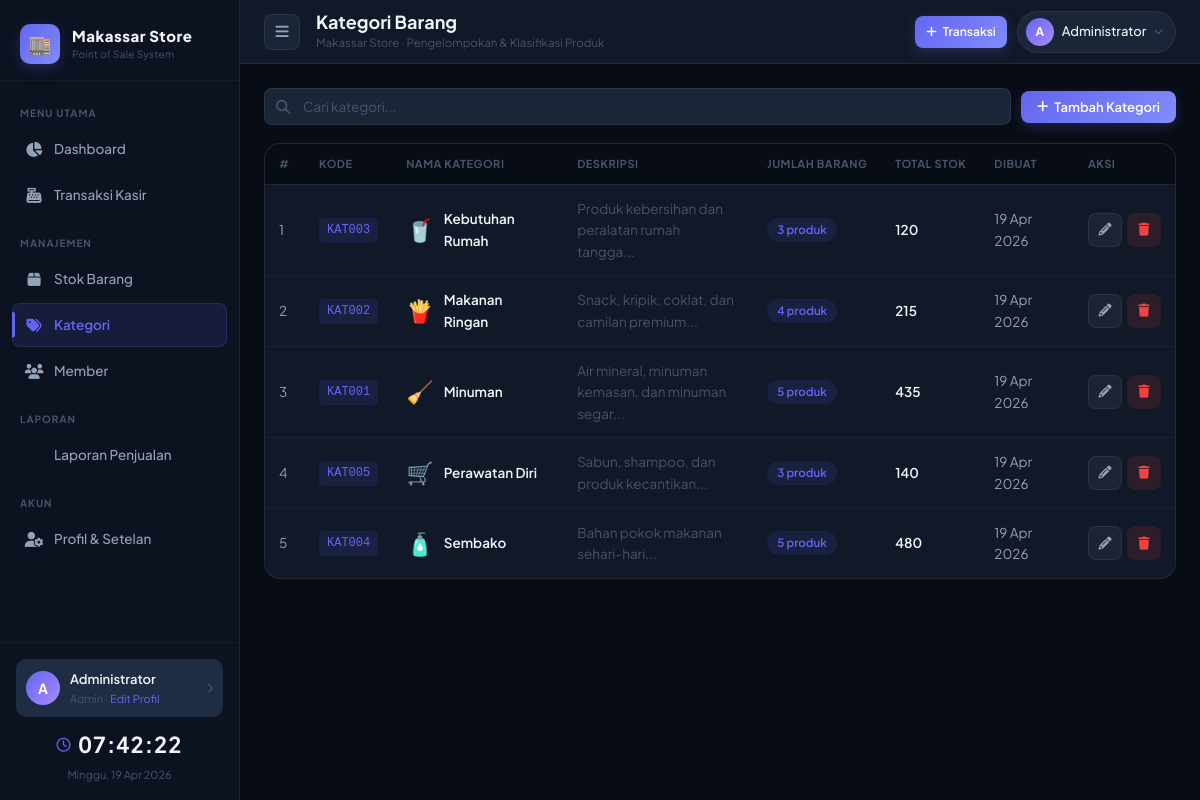
Screenshot of /kategori.php (signed in) with the database file from the repository.
### tables this page shows
CREATE TABLE IF NOT EXISTS `tbl_kategori` (
    `id`            INT          NOT NULL AUTO_INCREMENT,
    `kode_kategori` VARCHAR(10)  NOT NULL,
    `nama_kategori` VARCHAR(100) NOT NULL,
    `deskripsi`     TEXT,
    `created_at`    TIMESTAMP    NOT NULL DEFAULT CURRENT_TIMESTAMP,
    PRIMARY KEY (`id`),
    UNIQUE KEY `uq_kode_kategori` (`kode_kategori`)
);

### kategori.php (the view, shortened to what this page needs)
<?php
$db = getDB();
$kategoriList = $db->query("
    SELECT k.*, COUNT(b.id) as total_barang, COALESCE(SUM(b.stok),0) as total_stok
    FROM tbl_kategori k
    LEFT JOIN tbl_barang b ON k.id = b.id_kategori
    GROUP BY k.id
    ORDER BY k.nama_kategori ASC
");
include 'includes/header.php';
?>
<div class="toolbar">
    <div class="search-input-wrap">
        <i class="fa-solid fa-search"></i>
        <input type="text" class="form-control" id="searchInput" placeholder="Cari kategori...">
    </div>
    <button class="btn btn-primary" onclick="openModal('modalKategori');resetKatForm()">
        <i class="fa-solid fa-plus"></i> Tambah Kategori
    </button>
</div>
<div class="card">
    <div class="table-wrap">
        <table class="data-table" id="tableKategori">
            <thead>
                <tr>
                    <th width="40">#</th>
                    <th>Kode</th>
                    <th>Nama Kategori</th>
                    <th>Deskripsi</th>
                    <th>Jumlah Barang</th>
                    <th>Total Stok</th>
                    <th>Dibuat</th>
                    <th width="100">Aksi</th>
                </tr>
            </thead>
            <tbody>
                <?php
                $emojis = ['🥤','🍟','🧹','🛒','🧴','🏠','📱','👗','✏️','🔧'];
                $no = 1; $ei = 0;
                while ($k = $kategoriList->fetch_assoc()):
                    $emoji = $emojis[$ei++ % count($emojis)];
                ?>
                <tr id="kat-row-<?= $k['id'] ?>">
                    <td class="text-muted"><?= $no++ ?></td>
                    <td><span class="td-code"><?= htmlspecialchars($k['kode_kategori']) ?></span></td>
                    <td>
                        <div style="display:flex;align-items:center;gap:10px">
                            <span style="font-size:22px"><?= $emoji ?></span>
                            <span class="td-primary"><?= htmlspecialchars($k['nama_kategori']) ?></span>
                        </div>
                    </td>
                    <td style="color:var(--text-muted);max-width:220px"><?= $k['deskripsi'] ? htmlspecialchars(substr($k['deskripsi'],0,60)).'...' : '-' ?></td>
                    <td>
                        <span class="badge badge-primary"><?= $k['total_barang'] ?> produk</span>
                    </td>
                    <td class="td-primary"><?= number_format($k['total_stok']) ?></td>
                    <td class="text-muted"><?= date('d M Y', strtotime($k['created_at'])) ?></td>
                    <td>
                        <div style="display:flex;gap:5px">
                            <button class="btn btn-icon btn-ghost" onclick='editKategori(<?= json_encode($k) ?>)' title="Edit">
                                <i class="fa-solid fa-pencil"></i>
                            </button>
                            <button class="btn btn-icon" style="background:var(--danger-soft);color:var(--danger)" onclick="hapusKategori(<?= $k['id'] ?>,'<?= htmlspecialchars($k['nama_kategori'],ENT_QUOTES) ?>')" title="Hapus">
                                <i class="fa-solid fa-trash"></i>
                            </button>
                        </div>
                    </td>
                </tr>
                <?php endwhile; ?>
            </tbody>
        </table>
    </div>
</div>
<?php include 'includes/footer.php'; ?>

### assets/css/style.css (style rules this page uses)
:root { --bg-base: #080c14; --bg-sidebar: #0c1220; --bg-card: #111827; --bg-card-2: #162032; --bg-modal: #0f1825; --bg-input: #1a2638; --bg-hover: #1e2d44; --border: rgba(255,255,255,0.07); --border-light: rgba(255,255,255,0.04); --primary: #6366f1; --primary-h: #4f46e5; --primary-glow: rgba(99,102,241,0.25); --primary-soft: rgba(99,102,241,0.12); --amber: #f59e0b; --amber-h: #d97706; --amber-glow: rgba(245,158,11,0.25); --amber-soft: rgba(245,158,11,0.12); --success: #10b981; --success-soft: rgba(16,185,129,0.12); --danger: #ef4444; --danger-soft: rgba(239,68,68,0.12); --warning: #f59e0b; --info: #3b82f6; --info-soft: rgba(59,130,246,0.12); --text: #f1f5f9; --text-sec: #94a3b8; --text-muted: #475569; --sidebar-w: 260px; --topbar-h: 64px; --radius: 12px; --radius-sm: 8px; --radius-lg: 16px; --radius-xl: 24px; --radius-full: 999px; --shadow-sm: 0 2px 8px rgba(0,0,0,0.3); --shadow-md: 0 4px 24px rgba(0,0,0,0.4); --shadow-lg: 0 8px 40px rgba(0,0,0,0.5); --shadow-glow: 0 0 24px var(--primary-glow); --transition: all 0.2s ease; --transition-s: all 0.15s ease; }
*, *::before, *::after { box-sizing: border-box; margin: 0; padding: 0; }
html { scroll-behavior: smooth; }
body { font-family: 'Plus Jakarta Sans', sans-serif; background: var(--bg-base); color: var(--text); min-height: 100vh; overflow-x: hidden; font-size: 14px; line-height: 1.6; }
button { cursor: pointer; font-family: inherit; }
select, input, textarea { font-family: inherit; }
.card { background: var(--bg-card); border: 1px solid var(--border); border-radius: var(--radius-lg); overflow: hidden; }
.table-wrap { overflow-x: auto; }
table.data-table { width: 100%; border-collapse: collapse; }
table.data-table th { padding: 11px 14px; font-size: 11px; font-weight: 700; color: var(--text-muted); text-transform: uppercase; letter-spacing: 0.5px; text-align: left; background: var(--bg-base); border-bottom: 1px solid var(--border); white-space: nowrap; }
table.data-table td { padding: 13px 14px; font-size: 13.5px; color: var(--text-sec); border-bottom: 1px solid var(--border-light); vertical-align: middle; }
table.data-table tbody tr:last-child td { border-bottom: none; }
.td-primary { color: var(--text) !important; font-weight: 600; }
.td-code { font-size: 12px; color: var(--primary); background: var(--primary-soft); padding: 3px 8px !important; border-radius: 4px; font-family: monospace; display: inline-block; }
.badge { display: inline-flex; align-items: center; gap: 4px; padding: 3px 10px; border-radius: var(--radius-full); font-size: 11.5px; font-weight: 600; }
.badge-primary { background: var(--primary-soft); color: var(--primary); }
.btn { display: inline-flex; align-items: center; gap: 6px; padding: 8px 16px; border-radius: var(--radius-sm); font-size: 13px; font-weight: 600; border: none; transition: var(--transition-s); white-space: nowrap; }
.btn-primary { background: linear-gradient(135deg, var(--primary), #818cf8); color: white; box-shadow: 0 4px 14px var(--primary-glow); }
.btn-ghost { background: rgba(255,255,255,0.05); color: var(--text-sec); border: 1px solid var(--border); }
.btn-icon { width: 34px; height: 34px; padding: 0; justify-content: center; border-radius: var(--radius-sm); }
.form-control { width: 100%; background: var(--bg-input); border: 1.5px solid var(--border); border-radius: var(--radius-sm); color: var(--text); padding: 9px 13px; font-size: 13.5px; transition: var(--transition-s); outline: none; }
.form-control::placeholder { color: var(--text-muted); }
.toolbar { display: flex; align-items: center; gap: 10px; margin-bottom: 18px; flex-wrap: wrap; }
.search-input-wrap { position: relative; flex: 1; min-width: 200px; }
.search-input-wrap i { position: absolute; left: 12px; top: 50%; transform: translateY(-50%); color: var(--text-muted); font-size: 14px; }
.search-input-wrap input { width: 100%; padding-left: 38px; }
.text-muted { color: var(--text-muted); }
@media (max-width: 1200px) { :root { --sidebar-w: 240px; } }

### includes/header.php (style rules this page uses)
.btn { position: relative; overflow: hidden; }
table.data-table tbody tr { animation: rowIn 0.3s ease both; }
table.data-table tbody tr:nth-child(1) { animation-delay: 0.02s; }
table.data-table tbody tr:nth-child(2) { animation-delay: 0.04s; }
table.data-table tbody tr:nth-child(3) { animation-delay: 0.06s; }
table.data-table tbody tr:nth-child(4) { animation-delay: 0.08s; }
table.data-table tbody tr:nth-child(5) { animation-delay: 0.10s; }

### rows the page displays
tbl_kategori: kode_kategori "KAT003", emoji "🥤", nama_kategori "Kebutuhan Rumah", deskripsi "Produk kebersihan dan peralatan rumah tangga", total_barang "3", total_stok "120", created_at "19 Apr 2026"
tbl_kategori: kode_kategori "KAT002", emoji "🍟", nama_kategori "Makanan Ringan", deskripsi "Snack, kripik, coklat, dan camilan premium", total_barang "4", total_stok "215", created_at "19 Apr 2026"
tbl_kategori: kode_kategori "KAT001", emoji "🧹", nama_kategori "Minuman", deskripsi "Air mineral, minuman kemasan, dan minuman segar", total_barang "5", total_stok "435", created_at "19 Apr 2026"
tbl_kategori: kode_kategori "KAT005", emoji "🛒", nama_kategori "Perawatan Diri", deskripsi "Sabun, shampoo, dan produk kecantikan", total_barang "3", total_stok "140", created_at "19 Apr 2026"
tbl_kategori: kode_kategori "KAT004", emoji "🧴", nama_kategori "Sembako", deskripsi "Bahan pokok makanan sehari-hari", total_barang "5", total_stok "480", created_at "19 Apr 2026"

### other values shown
APP_NAME "Makassar Store"
$currentUser['avatar'] "A"
$currentUser['nama'] "Administrator"
$currentUser['role'] "Admin"
$pageTitle "Kategori Barang"
$pageSub "Pengelompokan & Klasifikasi Produk"
